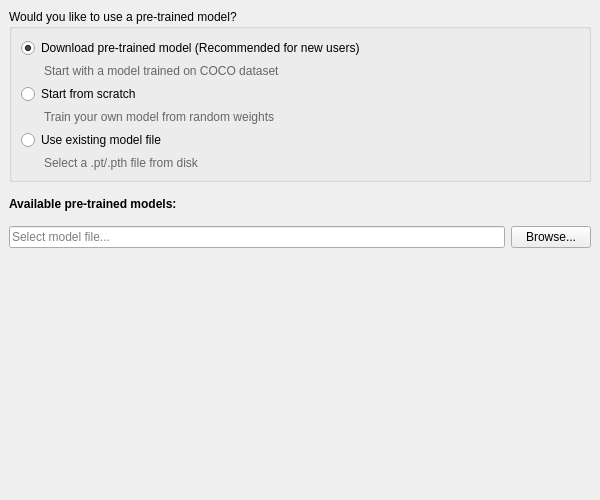
<?xml version="1.0" encoding="UTF-8"?>
<ui version="4.0">
 <class>PretrainedModelPage</class>
 <widget class="QWizardPage" name="PretrainedModelPage">
  <property name="geometry">
   <rect>
    <x>0</x>
    <y>0</y>
    <width>600</width>
    <height>500</height>
   </rect>
  </property>
  <layout class="QVBoxLayout" name="page_layout">
   <property name="leftMargin">
    <number>0</number>
   </property>
   <property name="topMargin">
    <number>0</number>
   </property>
   <property name="rightMargin">
    <number>0</number>
   </property>
   <property name="bottomMargin">
    <number>0</number>
   </property>
   <item>
    <widget class="QScrollArea" name="scrollArea">
     <property name="frameShape">
      <enum>QFrame::NoFrame</enum>
     </property>
     <property name="widgetResizable">
      <bool>true</bool>
     </property>
     <widget class="QWidget" name="scrollAreaWidgetContents">
      <property name="geometry">
       <rect>
        <x>0</x>
        <y>0</y>
        <width>600</width>
        <height>500</height>
       </rect>
      </property>
      <layout class="QVBoxLayout" name="main_layout">
       <property name="spacing">
        <number>15</number>
       </property>
       <item>
        <widget class="QGroupBox" name="mode_group_box_">
         <property name="title">
          <string>Would you like to use a pre-trained model?</string>
         </property>
         <layout class="QVBoxLayout" name="mode_layout">
          <item>
           <widget class="QRadioButton" name="download_radio_">
            <property name="text">
             <string>Download pre-trained model (Recommended for new users)</string>
            </property>
            <property name="checked">
             <bool>true</bool>
            </property>
           </widget>
          </item>
          <item>
           <widget class="QLabel" name="download_desc_">
            <property name="styleSheet">
             <string notr="true">color: #666; margin-left: 20px;</string>
            </property>
            <property name="text">
             <string>Start with a model trained on COCO dataset</string>
            </property>
           </widget>
          </item>
          <item>
           <widget class="QRadioButton" name="scratch_radio_">
            <property name="text">
             <string>Start from scratch</string>
            </property>
           </widget>
          </item>
          <item>
           <widget class="QLabel" name="scratch_desc_">
            <property name="styleSheet">
             <string notr="true">color: #666; margin-left: 20px;</string>
            </property>
            <property name="text">
             <string>Train your own model from random weights</string>
            </property>
           </widget>
          </item>
          <item>
           <widget class="QRadioButton" name="existing_radio_">
            <property name="text">
             <string>Use existing model file</string>
            </property>
           </widget>
          </item>
          <item>
           <widget class="QLabel" name="existing_desc_">
            <property name="styleSheet">
             <string notr="true">color: #666; margin-left: 20px;</string>
            </property>
            <property name="text">
             <string>Select a .pt/.pth file from disk</string>
            </property>
           </widget>
          </item>
         </layout>
        </widget>
       </item>
       <item>
        <widget class="QWidget" name="pretrained_models_widget_" native="true">
         <layout class="QVBoxLayout" name="pretrained_layout">
          <property name="leftMargin">
           <number>0</number>
          </property>
          <property name="topMargin">
           <number>0</number>
          </property>
          <property name="rightMargin">
           <number>0</number>
          </property>
          <property name="bottomMargin">
           <number>0</number>
          </property>
          <item>
           <widget class="QLabel" name="models_label_">
            <property name="styleSheet">
             <string notr="true">font-weight: bold;</string>
            </property>
            <property name="text">
             <string>Available pre-trained models:</string>
            </property>
           </widget>
          </item>
         </layout>
        </widget>
       </item>
       <item>
        <widget class="QWidget" name="existing_model_widget_" native="true">
         <layout class="QHBoxLayout" name="existing_layout">
          <property name="leftMargin">
           <number>0</number>
          </property>
          <property name="topMargin">
           <number>0</number>
          </property>
          <property name="rightMargin">
           <number>0</number>
          </property>
          <property name="bottomMargin">
           <number>0</number>
          </property>
          <item>
           <widget class="QLineEdit" name="existing_model_edit_">
            <property name="placeholderText">
             <string>Select model file...</string>
            </property>
           </widget>
          </item>
          <item>
           <widget class="QPushButton" name="browse_existing_button_">
            <property name="text">
             <string>Browse...</string>
            </property>
           </widget>
          </item>
         </layout>
        </widget>
       </item>
       <item>
        <spacer name="verticalSpacer">
         <property name="orientation">
          <enum>Qt::Vertical</enum>
         </property>
         <property name="sizeHint" stdset="0">
          <size>
           <width>20</width>
           <height>40</height>
          </size>
         </property>
        </spacer>
       </item>
      </layout>
     </widget>
    </widget>
   </item>
  </layout>
 </widget>
 <resources/>
 <connections/>
</ui>
